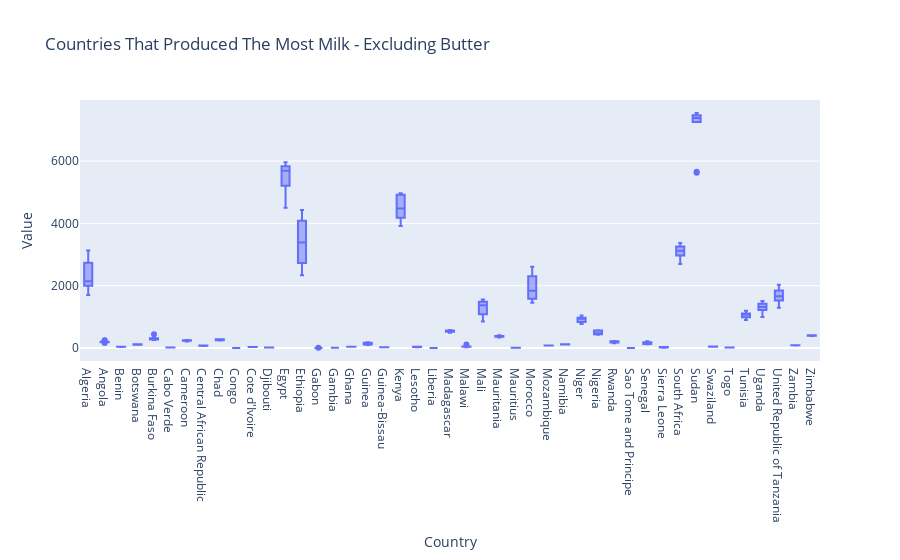

Source (notebook cell):
### Code cell
fig8 = px.box(MilkProduce, x='Country', y='Value', title='Countries That Produced The Most Milk - Excluding Butter')
fig8

### Figure 1 — Plotly figure (JSON) as saved in the notebook; plotly's stock layout.template omitted (floating-point values rounded to 4 significant figures; data arrays with more than 128 entries replaced by an {"elided": "..."} marker saying what was removed)
{"data": [{"alignmentgroup": "True", "hovertemplate": "Country=%{x}<br>Value=%{y}<extra></extra>", "legendgroup": "", "marker": {"color": "#636efa"}, "name": "", "notched": false, "offsetgroup": "", "orientation": "v", "showlegend": false, "type": "box", "x": {"elided": "450 str values"}, "x0": " ", "xaxis": "x", "y": {"elided": "450 int values"}, "y0": " ", "yaxis": "y"}], "layout": {"boxmode": "group", "legend": {"tracegroupgap": 0}, "title": {"text": "Countries That Produced The Most Milk - Excluding Butter"}, "xaxis": {"anchor": "y", "domain": [0, 1], "title": {"text": "Country"}}, "yaxis": {"anchor": "x", "domain": [0, 1], "title": {"text": "Value"}}}}
